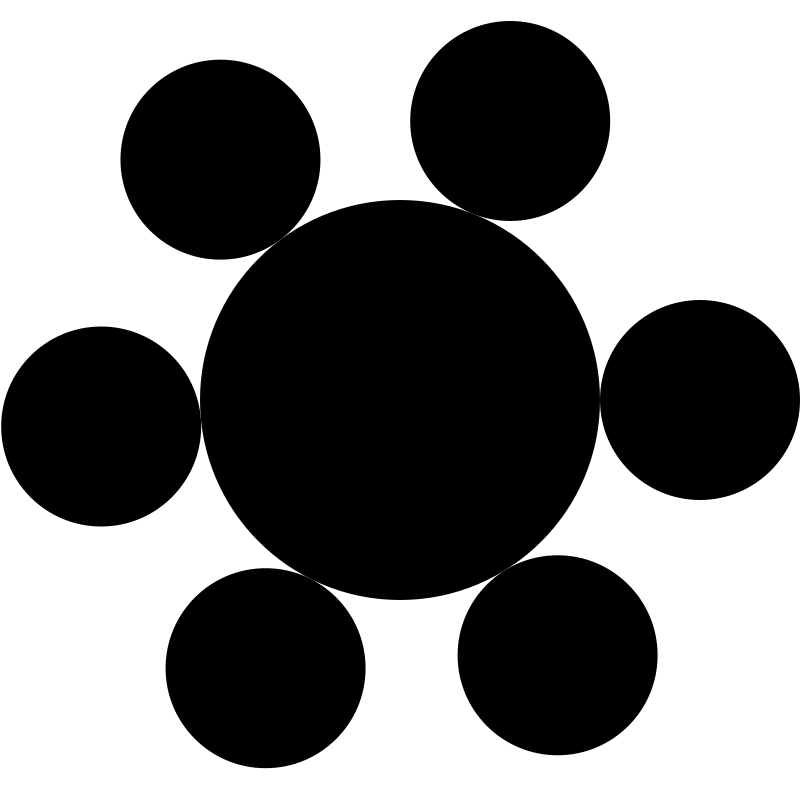
Frame 1 (no input)
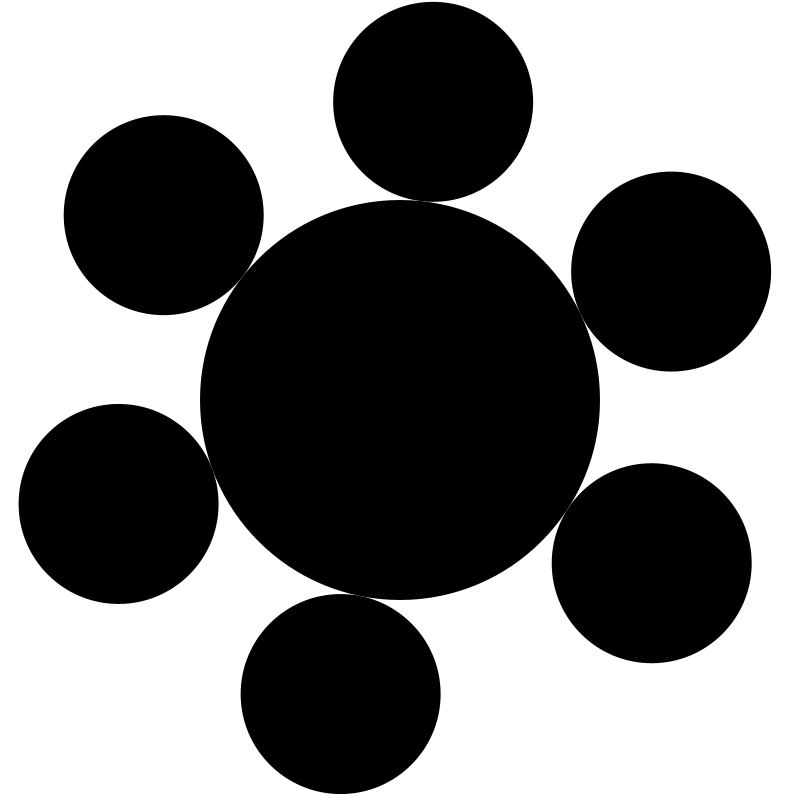
Frame 60 (the mouse pressed at the canvas centre just before this capture)
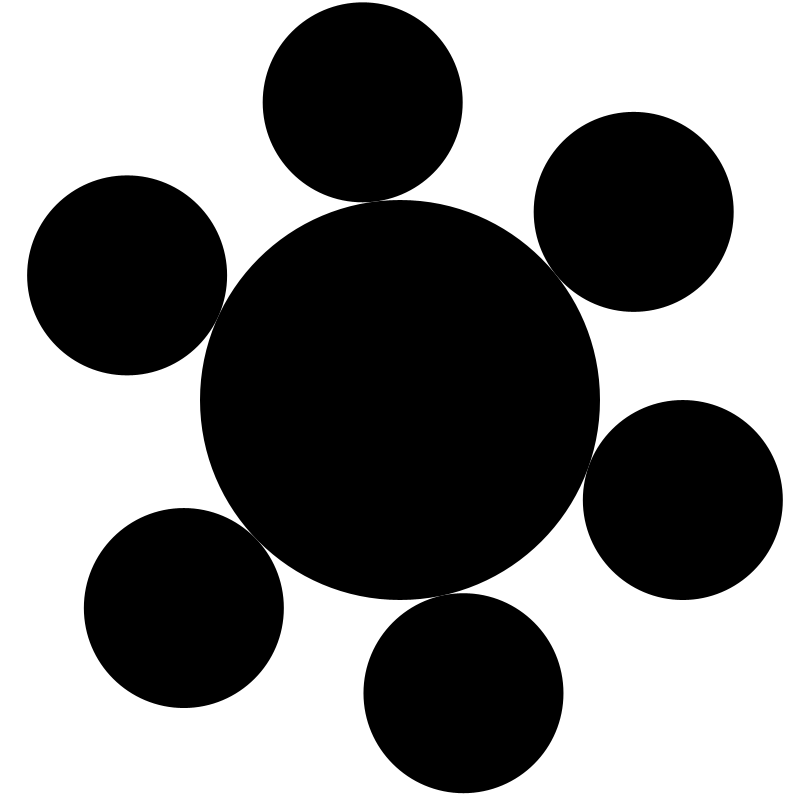
Frame 120 (the mouse held since frame 60 and released just before this capture)

The Processing sketch that drew these frames (run headless with seeded random() and noise(); from frame 60 on, the mouse is pressed at the canvas centre):

// Processing sketch: Donen_Daireler
// ── Donen_Daireler.pde
float angle= 0.0, offset= 400, scalar= 300, speed= 0.03, x1, y1;

void setup ()
{
  size(800,800);
}

void draw ()
{
  fill (0);
  noStroke ();
  background (255);  
  ellipse (400, 400, 400, 400);
  for (int i=0; i<226; i+=45)
  {
    y1 = offset+sin (angle+i)*scalar;  
    x1 = offset+cos (angle+i)*scalar;    
    ellipse (x1, y1, 200, 200);
  }
  angle+= speed;  
}
